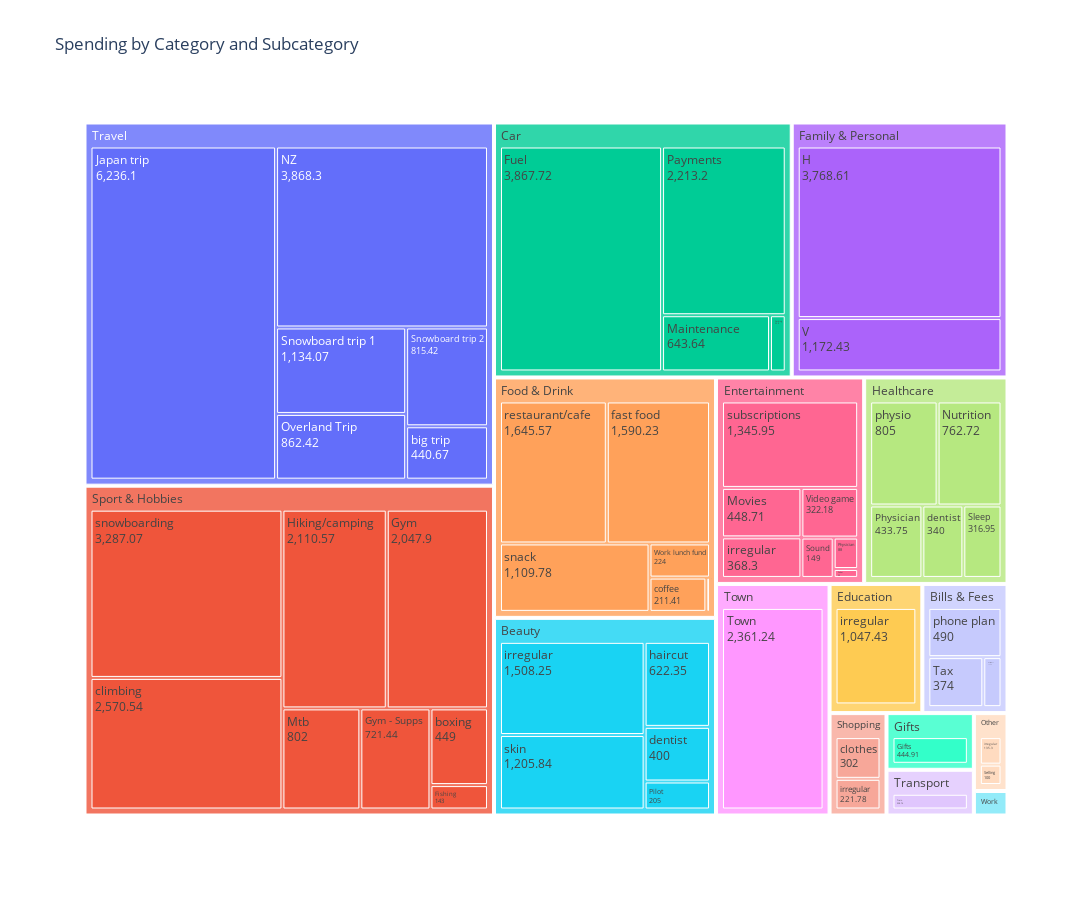

Notebook source saved alongside this figure:
### Code cell
import plotly.express as px

fig = px.treemap(subcatbreak, path=['Category', 'Subcategory'], values='Total', 
                 title='Spending by Category and Subcategory')
fig.update_traces(textinfo='label+value')
fig.update_layout(width=1200, height=900)
#fig.write_html('first_figure.html', auto_open=True)
fig.show()

### Figure 1 — Plotly figure (JSON) as saved in the notebook; plotly's stock layout.template omitted (floating-point values rounded to 4 significant figures)
{"data": [{"branchvalues": "total", "domain": {"x": [0, 1], "y": [0, 1]}, "hovertemplate": "labels=%{label}<br>Total=%{value}<br>parent=%{parent}<br>id=%{id}<extra></extra>", "ids": ["Work/Caffeine", "Sport & Hobbies/Fishing", "Car/Fuel", "Gifts/Gifts", "Sport & Hobbies/Gym", "Sport & Hobbies/Gym - Supps", "Family & Personal/H", "Sport & Hobbies/Hiking/camping", "Travel/Japan trip", "Car/Maintenance", "Entertainment/Movies", "Sport & Hobbies/Mtb", "Travel/NZ", "Healthcare/Nutrition", "Travel/Overland Trip", "Car/Parking", "Car/Payments", "Entertainment/Physician", "Healthcare/Physician", "Beauty/Pilot", "Entertainment/Poker", "Other/Selling", "Healthcare/Sleep", "Travel/Snowboard trip 1", "Travel/Snowboard trip 2", "Entertainment/Sound", "Bills & Fees/Tax", "Town/Town", "Transport/Train", "Family & Personal/V", "Entertainment/Video game", "Food & Drink/Work lunch fund", "Travel/big trip", "Food & Drink/boxing", "Sport & Hobbies/boxing", "Sport & Hobbies/climbing", "Shopping/clothes", "Food & Drink/coffee", "Beauty/dentist", "Healthcare/dentist", "Food & Drink/fast food", "Beauty/haircut", "Education/irregular", "Beauty/irregular ", "Entertainment/irregular ", "Other/irregular ", "Shopping/irregular ", "Work/irregular ", "Bills & Fees/phone plan", "Healthcare/physio", "Food & Drink/restaurant/cafe", "Beauty/skin", "Food & Drink/snack", "Sport & Hobbies/snowboarding", "Education/subscriptions", "Entertainment/subscriptions", "Bills & Fees/subscriptions ", "Beauty", "Bills & Fees", "Car", "Education", "Entertainment", "Family & Personal", "Food & Drink", "Gifts", "Healthcare", "Other", "Shopping", "Sport & Hobbies", "Town", "Transport", "Travel", "Work"], "labels": ["Caffeine", "Fishing", "Fuel", "Gifts", "Gym", "Gym - Supps", "H", "Hiking/camping", "Japan trip", "Maintenance", "Movies", "Mtb", "NZ", "Nutrition", "Overland Trip", "Parking", "Payments", "Physician", "Physician", "Pilot", "Poker", "Selling", "Sleep", "Snowboard trip 1", "Snowboard trip 2", "Sound", "Tax", "Town", "Train", "V", "Video game", "Work lunch fund", "big trip", "boxing", "boxing", "climbing", "clothes", "coffee", "dentist", "dentist", "fast food", "haircut", "irregular", "irregular ", "irregular ", "irregular ", "irregular ", "irregular ", "phone plan", "physio", "restaurant/cafe", "skin", "snack", "snowboarding", "subscriptions", "subscriptions", "subscriptions ", "Beauty", "Bills & Fees", "Car", "Education", "Entertainment", "Family & Personal", "Food & Drink", "Gifts", "Healthcare", "Other", "Shopping", "Sport & Hobbies", "Town", "Transport", "Travel", "Work"], "name": "", "parents": ["Work", "Sport & Hobbies", "Car", "Gifts", "Sport & Hobbies", "Sport & Hobbies", "Family & Personal", "Sport & Hobbies", "Travel", "Car", "Entertainment", "Sport & Hobbies", "Travel", "Healthcare", "Travel", "Car", "Car", "Entertainment", "Healthcare", "Beauty", "Entertainment", "Other", "Healthcare", "Travel", "Travel", "Entertainment", "Bills & Fees", "Town", "Transport", "Family & Personal", "Entertainment", "Food & Drink", "Travel", "Food & Drink", "Sport & Hobbies", "Sport & Hobbies", "Shopping", "Food & Drink", "Beauty", "Healthcare", "Food & Drink", "Beauty", "Education", "Beauty", "Entertainment", "Other", "Shopping", "Work", "Bills & Fees", "Healthcare", "Food & Drink", "Beauty", "Food & Drink", "Sport & Hobbies", "Education", "Entertainment", "Bills & Fees", "", "", "", "", "", "", "", "", "", "", "", "", "", "", "", ""], "textinfo": "label+value", "type": "treemap", "values": [54.98, 143, 3868.0, 444.9, 2048.0, 721.4, 3769.0, 2111.0, 6236.0, 643.6, 448.7, 802, 3868.0, 762.7, 862.4, 93.8, 2213.0, 88, 433.8, 205, 25, 100, 316.9, 1134.0, 815.4, 149, 374, 2361.0, 358.7, 1172.0, 322.2, 224, 440.7, 13.7, 449, 2571.0, 302, 211.4, 400, 340, 1590.0, 622.4, 1047.0, 1508.0, 368.3, 135.3, 221.8, 19, 490, 805, 1646.0, 1206.0, 1110.0, 3287.0, 29, 1346.0, 123.9, 3941.0, 987.9, 6818.0, 1076.0, 2747.0, 4941.0, 4795.0, 444.9, 2658.0, 235.3, 523.8, 12130.0, 2361.0, 358.7, 13360.0, 73.98]}], "layout": {"height": 900, "legend": {"tracegroupgap": 0}, "title": {"text": "Spending by Category and Subcategory"}, "width": 1200}}
